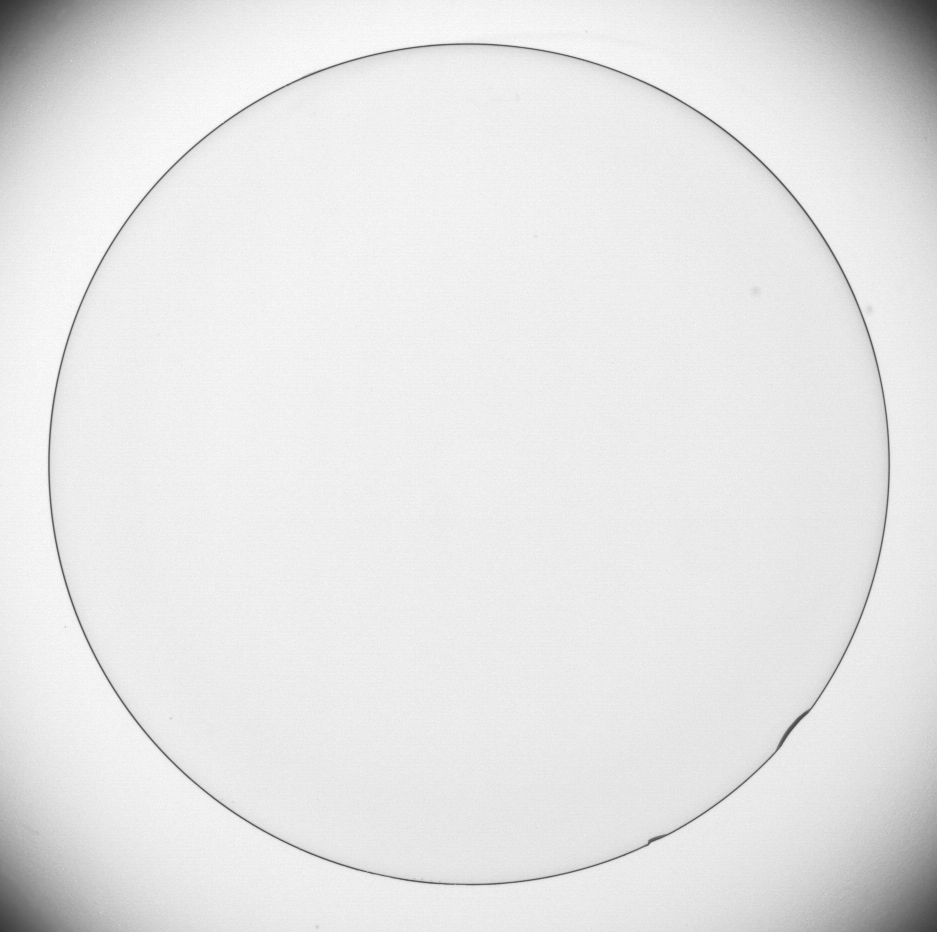
#> input picture images/len.tif, 937 x 932 px, found by its file name
$ python robert_filter.py
#> lines starting #> are read from the running program, lines starting #| are printed output that depends on the picture
import matplotlib.pyplot as plt
import cv2
import numpy as np
plt.rcParams.update({"text.usetex":True})
class highpass_filter(object):
    '''Các bộ lọc cơ bản trong highpass filter'''
    def __init__(self,image) -> None:
        '''constructor:
            - Ảnh đầu vào
        '''
        self.img=image
    def init_kernel(self, kernel_name:str):
        '''
        Nhập vào tên kernel:
            - RobertCross: xem kết quả lọc sắc nét bằng bộ lọc RobertCrossGradient
            - RobertCross1: xem Lọc RobertCross theo hướng 1
            - RobertCross2: xem Lọc RobertCross theo hướng 2
        '''
        if kernel_name=="RobertCross":
            return self.show_SharpenedRobert()
        elif kernel_name=="RobertCross1":
            return self.show_RobertCrossGradient1()
        elif kernel_name=="RobertCross2":
            return self.show_RobertCrossGradient2()
    def Convolution2D(self,kernel):
        m, n = self.img.shape
        img_new = np.zeros([m, n])
        for i in range(1, m-1):
            # Nhân tích chập
            for j in range(1, n-1):
                temp=  self.img[i-1, j-1]    * kernel[0, 0]\
                    +  self.img[i, j-1]      * kernel[0, 1]\
                    +  self.img[i+1, j - 1]  * kernel[0, 2]\
                    +  self.img[i-1, j]      * kernel[1, 0]\
                    +  self.img[i, j]        * kernel[1, 1]\
                    +  self.img[i+1, j]      * kernel[1, 2]\
                    +  self.img[i - 1, j+1]  * kernel[2, 0]\
                    +  self.img[i, j + 1]    * kernel[2, 1]\
                    +  self.img[i + 1, j + 1]* kernel[2, 2]
                img_new[i, j]= temp
        img_new = img_new.astype(np.uint8)
        return img_new
    def show_RobertCrossGradient1(self):
        '''Kết quả RobertCrossGradient theo hướng thứ nhất'''
        G_cross1 = np.array(([0, 0, 0],
                             [0,-1, 0],
                             [0, 0, 1]), dtype="float")
        return self.Convolution2D(G_cross1)
    def show_RobertCrossGradient2(self):
        '''Kết quả RobertCrossGradient theo hướng thứ nhất'''
        G_cross2 = np.array(([0, 0, 0],
                             [0, 0,-1],
                             [0, 1, 0]), dtype="float")
        return self.Convolution2D(G_cross2)
    def show_SharpenedRobert(self):
        '''Kết quả Lọc sắc nét sử dụng bộ lọc RobertCrossGradient theo 2 hướng chéo'''
        return self.show_RobertCrossGradient1()+self.show_RobertCrossGradient2()+self.img


if __name__=='__main__':
    # Đọc và hiển thị ảnh gốc

    image = cv2.imread('images/len.tif', 0)
#> image is the input picture: shape (932, 937); min 50, max 255, mean 229.7

    fig=plt.figure(figsize=(9, 9))
    ax=fig.subplots(2,2)
    # hien thi anh goc
    ax[0,0].set_title("Orignal")
    ax[0,0].imshow(image,cmap="gray")
    ## Su dung bo loc RobertCrossGradient
    # hien thi anh loc Robert theo huong thu 1
    Robertcross1=highpass_filter(image).init_kernel("RobertCross1")
#> after the loop in Convolution2D, `for i in range(1, m-1):`:
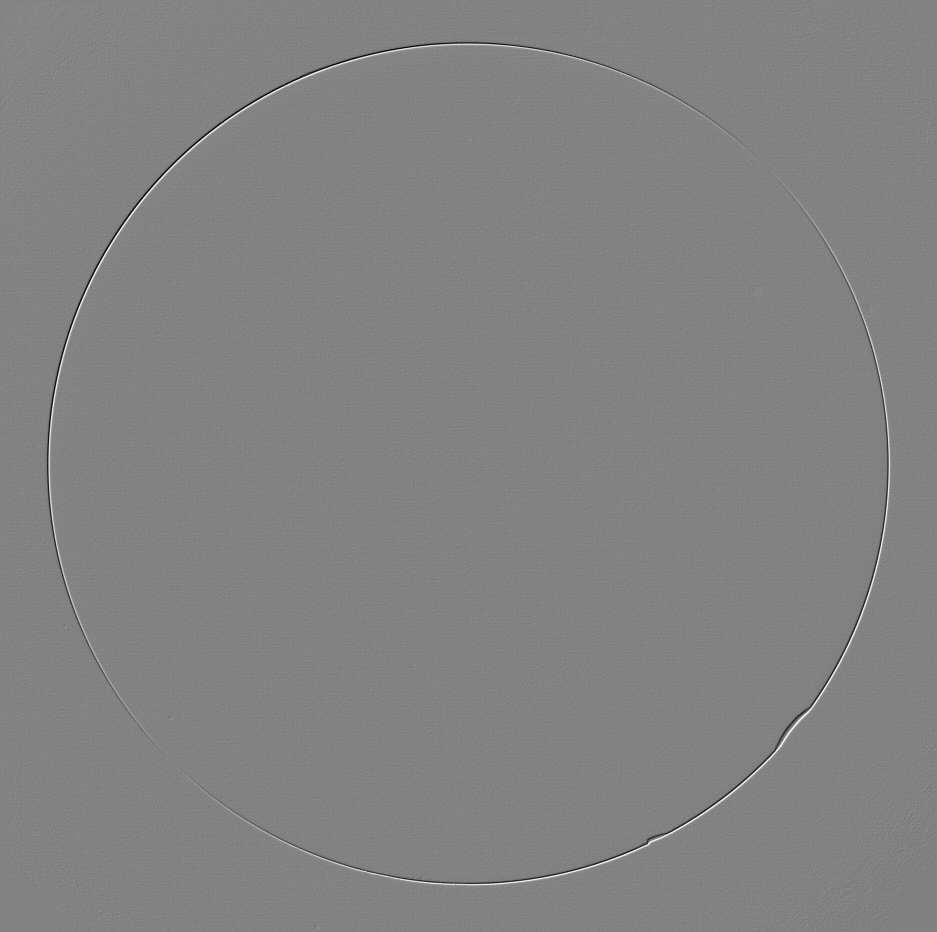
#> img_new: shape (932, 937) float64; min -137, max 130, mean 0; drawn with min black and max white
#> in Convolution2D, `img_new = img_new.astype(np.uint8)`:
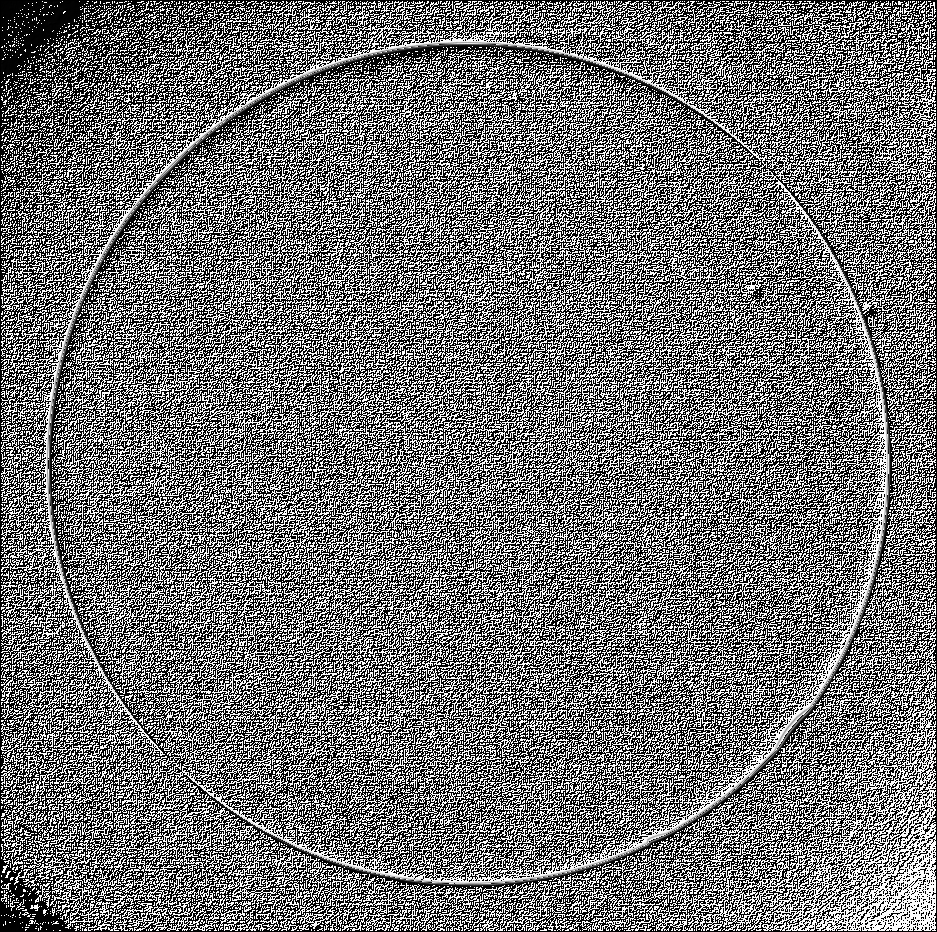
#> img_new: shape (932, 937); min 0, max 255, mean 111.8
    ax[0,1].imshow(Robertcross1,cmap='gray')
    ax[0,1].set_title("Anh loc theo huong thu 1")
    # hien thi anh loc Robert theo huong thu 2
    Robertcross2=highpass_filter(image).init_kernel("RobertCross2")
#> in Convolution2D (call 2), `img_new = img_new.astype(np.uint8)`:
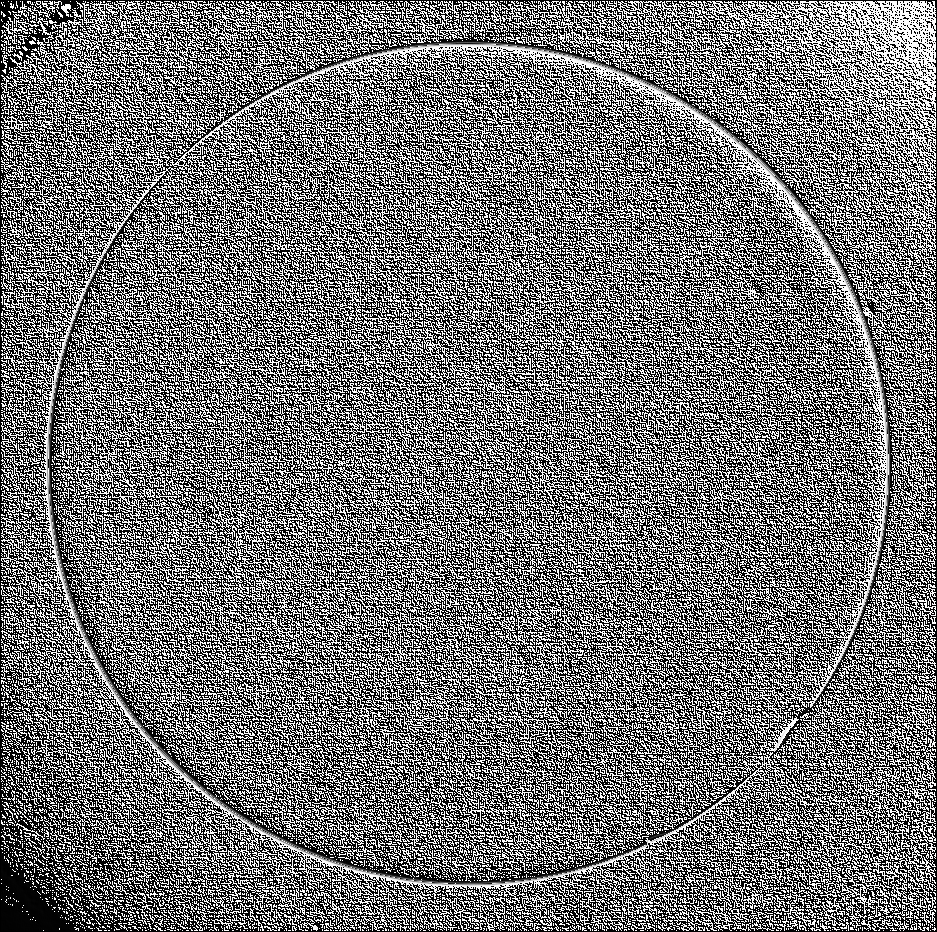
#> img_new: shape (932, 937); min 0, max 255, mean 112.5
    ax[1,1].imshow(Robertcross2,cmap='gray')
    ax[1,1].set_title("Anh loc theo huong thu 2")
    # Ket qua anh loc sac net bang bo loc Robert
    Robertcross=highpass_filter(image).init_kernel("RobertCross")
    ax[1,0].imshow(Robertcross,cmap='gray')
    ax[1,0].set_title("Anh cai thien bang bo loc Robert")
    # plt.savefig("filter_Robert.pdf",bbox_inches='tight')
    plt.show()
